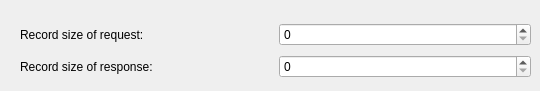
    <widget class="QWidget" name="tab_29">
     <attribute name="title">
      <string>Routine Start</string>
     </attribute>
     <widget class="QWidget" name="layoutWidget">
      <property name="geometry">
       <rect>
        <x>20</x>
        <y>20</y>
        <width>511</width>
        <height>62</height>
       </rect>
      </property>
      <layout class="QVBoxLayout" name="verticalLayout_23">
       <item>
        <layout class="QHBoxLayout" name="horizontalLayout_54">
         <item>
          <widget class="QLabel" name="label_48">
           <property name="text">
            <string>Record size of request:</string>
           </property>
          </widget>
         </item>
         <item>
          <widget class="QSpinBox" name="spbxRtnStartReqSize">
           <property name="toolTip">
            <string>&lt;!DOCTYPE HTML PUBLIC &quot;-//W3C//DTD HTML 4.0//EN&quot; &quot;http://www.w3.org/TR/REC-html40/strict.dtd&quot;&gt;
&lt;html&gt;&lt;head&gt;&lt;meta name=&quot;qrichtext&quot; content=&quot;1&quot; /&gt;&lt;style type=&quot;text/css&quot;&gt;
p, li { white-space: pre-wrap; }
&lt;/style&gt;&lt;/head&gt;&lt;body style=&quot; font-family:'Consolas'; font-size:12pt; font-weight:400; font-style:normal;&quot;&gt;
&lt;p style=&quot; margin-top:0px; margin-bottom:0px; margin-left:0px; margin-right:0px; -qt-block-indent:0; text-indent:0px;&quot;&gt;This is the optional parameter size of sub function request&lt;/p&gt;&lt;/body&gt;&lt;/html&gt;</string>
           </property>
           <property name="maximum">
            <number>65535</number>
           </property>
          </widget>
         </item>
        </layout>
       </item>
       <item>
        <layout class="QHBoxLayout" name="horizontalLayout_55">
         <item>
          <widget class="QLabel" name="label_49">
           <property name="text">
            <string>Record size of response:</string>
           </property>
          </widget>
         </item>
         <item>
          <widget class="QSpinBox" name="spbxRtnStartResSize">
           <property name="toolTip">
            <string>&lt;!DOCTYPE HTML PUBLIC &quot;-//W3C//DTD HTML 4.0//EN&quot; &quot;http://www.w3.org/TR/REC-html40/strict.dtd&quot;&gt;
&lt;html&gt;&lt;head&gt;&lt;meta name=&quot;qrichtext&quot; content=&quot;1&quot; /&gt;&lt;style type=&quot;text/css&quot;&gt;
p, li { white-space: pre-wrap; }
&lt;/style&gt;&lt;/head&gt;&lt;body style=&quot; font-family:'Consolas'; font-size:12pt; font-weight:400; font-style:normal;&quot;&gt;
&lt;p style=&quot; margin-top:0px; margin-bottom:0px; margin-left:0px; margin-right:0px; -qt-block-indent:0; text-indent:0px;&quot;&gt;This is the optional parameter size of sub function response&lt;/p&gt;&lt;/body&gt;&lt;/html&gt;</string>
           </property>
           <property name="maximum">
            <number>65535</number>
           </property>
          </widget>
         </item>
        </layout>
       </item>
      </layout>
     </widget>
    </widget>
